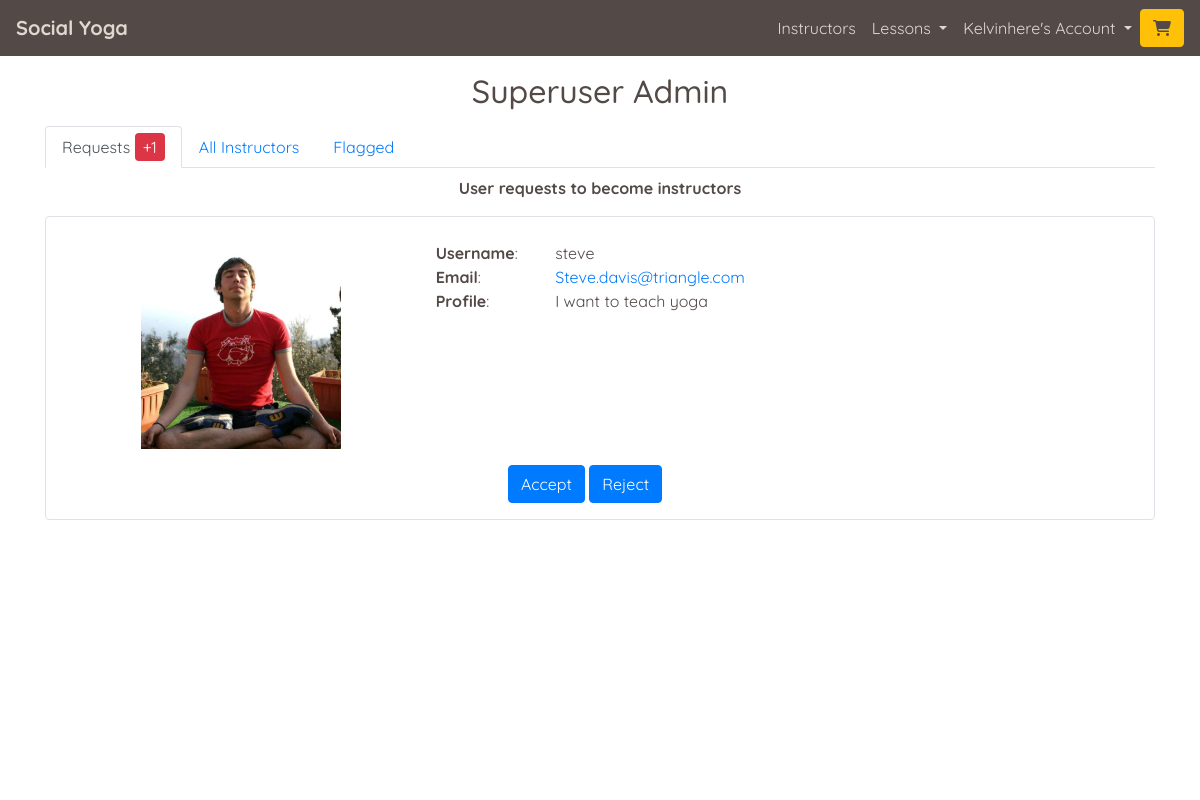
Page /superuser_admin/ (signed in) on the earlier database version.
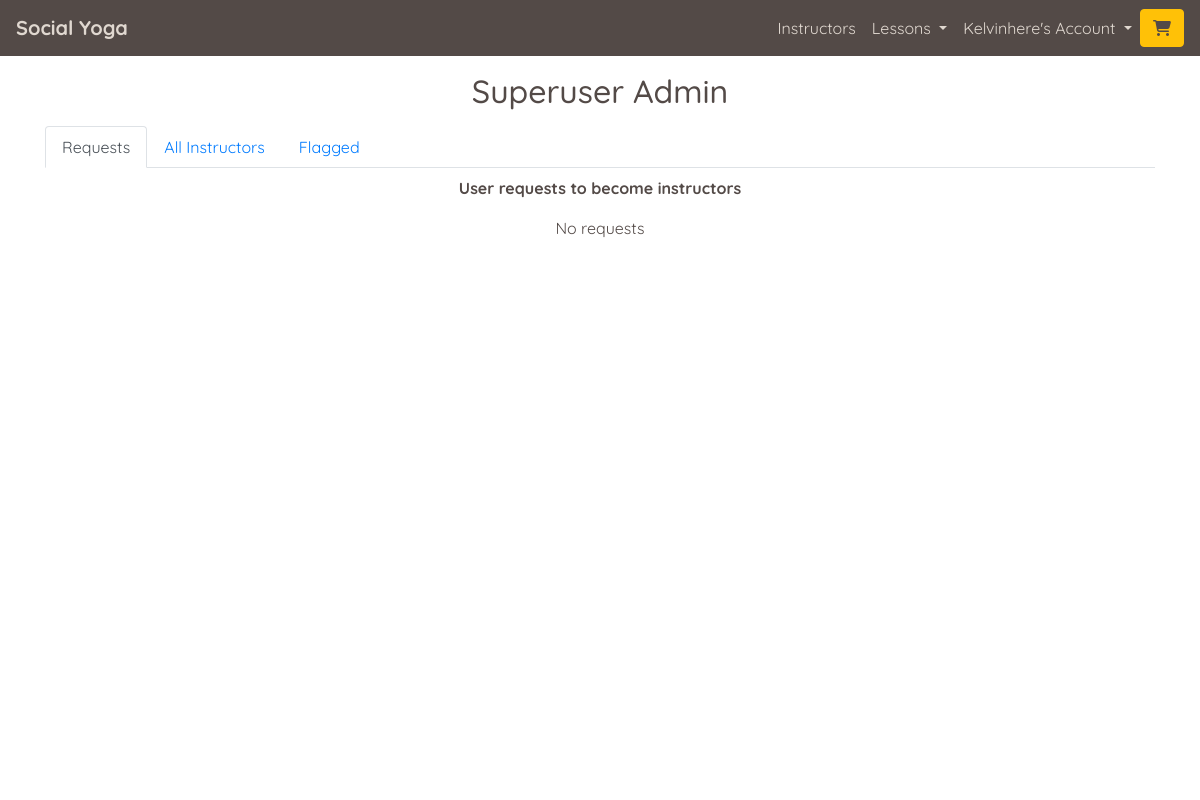
Same page on the later database version.
### profiles/models.py (models this page shows, shortened)
class UserProfile(models.Model):
    user = models.OneToOneField(User, on_delete=models.CASCADE)
    first_name = models.CharField(max_length=50, null=False, blank=False)
    last_name = models.CharField(max_length=50, null=False, blank=False)
    is_instructor = models.BooleanField(default=False)
    requested_instructor_status = models.BooleanField(default=False)
    card_description = models.TextField(max_length=256, blank=True, default='')
    profile_description = models.TextField(max_length=650, default='')
    image = ResizedImageField(
        size=[600, 600], quality=75, crop=['middle', 'center'],
        force_format='JPEG', null=True, blank=True,
        upload_to='profile_images/'
        )
    rating = models.DecimalField(
        max_digits=5, decimal_places=0, null=True, blank=True
        )
    lesson_count = models.IntegerField(default=0, editable=False)
    def __str__(self):
        return self.user.username

### home/views.py (the view, shortened to what this page needs)
# urls.py: path('superuser_admin/', views.superuser_admin, name='superuser_admin'),
@login_required
def superuser_admin(request):
    if not request.user.is_superuser:
        messages.error(request, 'Sorry only administrators can do this')
        return redirect(reverse('home'))
    profile = get_object_or_404(UserProfile, user=request.user)
    template = "home/superuser_admin.html"
    user_requests = UserProfile.objects.filter(
        is_instructor=False,
        requested_instructor_status=True
        )
    instructors = UserProfile.objects.filter(is_instructor=True)
    flagged_reviews = LessonReviewFlagged.objects.all().order_by('review')
    sorted_flagged_reviews = {}
    total_flags = 0
    context = {
        'profile': profile,
        'user_requests': user_requests,
        'instructors': instructors,
        'flagged_reviews': flagged_reviews,
        'sorted_flagged_reviews': sorted_flagged_reviews,
        'total_flags': total_flags,
        }
    return render(request, template, context)

### home/contexts.py (called while the page is built)
def purchased_lessons(request):
    profile = get_profile_or_none(request)
    purchased = None
    purchased_lesson_ids = []
    if profile:
        purchased = OrderLineItem.objects.filter(profile=profile)
        if purchased:
            for item in purchased:
                purchased_lesson_ids.append(item.lesson.lesson_id)
    context = {
        'purchased_lessons': purchased,
        'purchased_lesson_ids': purchased_lesson_ids,
    }
    return context

### yoga/utils.py (called while the page is built)
def get_profile_or_none(request):
    try:
        return UserProfile.objects.get(user=request.user)
    except Exception:
        return None

### home/templates/home/superuser_admin.html (shortened to what the changed rows need)
{% extends "base.html" %}
{% load static %}
{% block page_header %}
    <div class="container header-container">
        <div class="row">
            <div class="col">
                <h1 class="text-center title-text my-3">Superuser Admin</h1>
            </div>
        </div>
    </div>
{% endblock %}
{% block content %}
    <div class="container mx-auto page-contents">
        <div>
            <ul class="nav nav-tabs mb-2 flex-column flex-sm-row" id="adminTab" role="tablist">
                <li class="nav-item" role="presentation">
                    <a class="nav-link active" id="requests-tab" data-toggle="tab" href="#requests" role="tab" aria-controls="requests" aria-selected="true">Requests {% if user_requests %}<span class="text-white bg-danger rounded px-2 py-1">+{{ user_requests|length }}{% endif %}</span></a>
                </li>
            </ul>
            <div class="tab-content" id="adminTabContent">
                <div class="tab-pane fade show active" id="requests" role="tabpanel" aria-labelledby="home-tab">
                    <div class="row mx-auto">
                        <div class="col-12">
                            <p class="text-center mb-3"><strong>User requests to become instructors</strong></p>
                            {% if user_requests %}
                                {% for request in user_requests %}
                                    <div class="row mt-1 mt-lg-3 p-3 border custom-border">
                                        <div class="col-12 col-md-4">
                                            <div class="container-fluid p-0 p-md-3">
                                                <div class="d-flex justify-content-center">
                                                    {% if request.image %}
                                                        <img src="{{ request.image.url }}" class="img-fluid profile-image" alt="{{ request }}'s profile image'">
                                                    {% else %}
                                                        <img src="{{ MEDIA_URL }}profile_images/no_profile_image.jpg" class="img-fluid profile-image" alt="{{ request }}'s profile image'">
                                                    {% endif %}
                                                </div>
                                            </div>
                                        </div>
                                        <div class="col-12 col-md-8 my-2">
                                            <div class="row">
                                                <div class="col-12 col-md-3 col-lg-2">
                                                    <p class="text-center text-md-left m-0 px-0"><strong>Username</strong>:</p>
                                                </div>
                                                <div class="col-12 col-md">
                                                    <p class="text-center text-md-left m-0 px-0">{{ request }}</p>
                                                </div>
                                            </div>
                                            <div class="row">
                                                <div class="col-12 col-md-3 col-lg-2">
                                                    <p class="text-center text-md-left m-0 px-0"><strong>Email</strong>:</p>
                                                </div>
                                                <div class="col-12 col-md">
                                                    <p class="text-center text-md-left m-0 px-0"><a href="mailto:{{ request.user.email }}">{{ request.user.email }}</a></p>
                                                </div>
                                            </div>
                                            <div class="row">
                                                <div class="col-12 col-md-3 col-lg-2">
                                                    <p class="text-center text-md-left m-0 px-0"><strong>Profile</strong>:</p>
                                                </div>
                                                <div class="col-12 col-md">
                                                    <p class="text-center text-md-left m-0 px-0">{{ request.profile_description }}</p>
                                                </div>
                                            </div>
                                        </div>
                                        <div class="row w-100">
                                            <div class="col d-flex">
                                                <div class="mx-auto">
                                                    <span><a class="btn btn-primary" href="{% url 'update_instructor_status' request 'accept' %}" role="button">Accept</a></span>
                                                    <span><a class="btn btn-primary" href="{% url 'update_instructor_status' request 'reject' %}" role="button">Reject</a></span>
                                                </div>
                                            </div>
                                        </div>
                                    </div>
                                {% endfor %}
                            {% else %}
                                <p class="text-center">No requests</p>
                            {% endif %}
                        </div>
                    </div>
                </div>
            </div>
        </div>
    </div>
{% endblock %}

Differences in the rows shown:
removed UserProfile: image (picture), user.username "steve", user.email "Steve.davis@triangle.com", profile_description "I want to teach yoga"
Other differences:
{{ user_requests|length }}: "1" → (not shown)
text now shown: "No requests"
